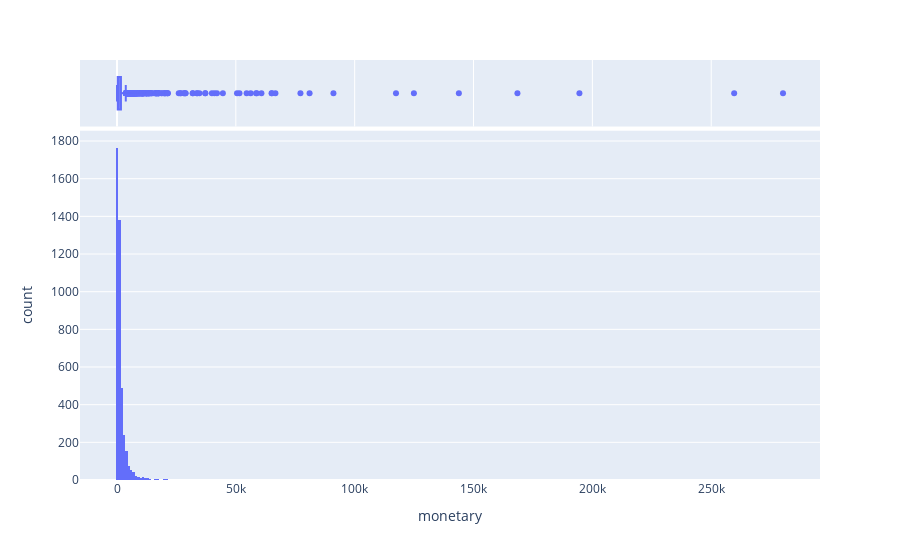

Notebook source saved alongside this figure:
### Code cell
fig = px.histogram(df_rfm, x='monetary', marginal='box')
fig.show()

### Figure 1 — Plotly figure (JSON) as saved in the notebook; plotly's stock layout.template omitted (floating-point values rounded to 4 significant figures; data arrays with more than 128 entries replaced by an {"elided": "..."} marker saying what was removed)
{"data": [{"alignmentgroup": "True", "bingroup": "x", "hovertemplate": "monetary=%{x}<br>count=%{y}<extra></extra>", "legendgroup": "", "marker": {"color": "#636efa", "pattern": {"shape": ""}}, "name": "", "offsetgroup": "", "orientation": "v", "showlegend": false, "type": "histogram", "x": {"elided": "4339 float values"}, "xaxis": "x", "yaxis": "y"}, {"alignmentgroup": "True", "hovertemplate": "monetary=%{x}<extra></extra>", "legendgroup": "", "marker": {"color": "#636efa"}, "name": "", "notched": true, "offsetgroup": "", "showlegend": false, "type": "box", "x": {"elided": "4339 float values"}, "xaxis": "x2", "yaxis": "y2"}], "layout": {"barmode": "relative", "legend": {"tracegroupgap": 0}, "margin": {"t": 60}, "xaxis": {"anchor": "y", "domain": [0, 1], "title": {"text": "monetary"}}, "xaxis2": {"anchor": "y2", "domain": [0, 1], "matches": "x", "showgrid": true, "showticklabels": false}, "yaxis": {"anchor": "x", "domain": [0, 0.8316], "title": {"text": "count"}}, "yaxis2": {"anchor": "x2", "domain": [0.8416, 1], "matches": "y2", "showgrid": false, "showline": false, "showticklabels": false, "ticks": ""}}}
